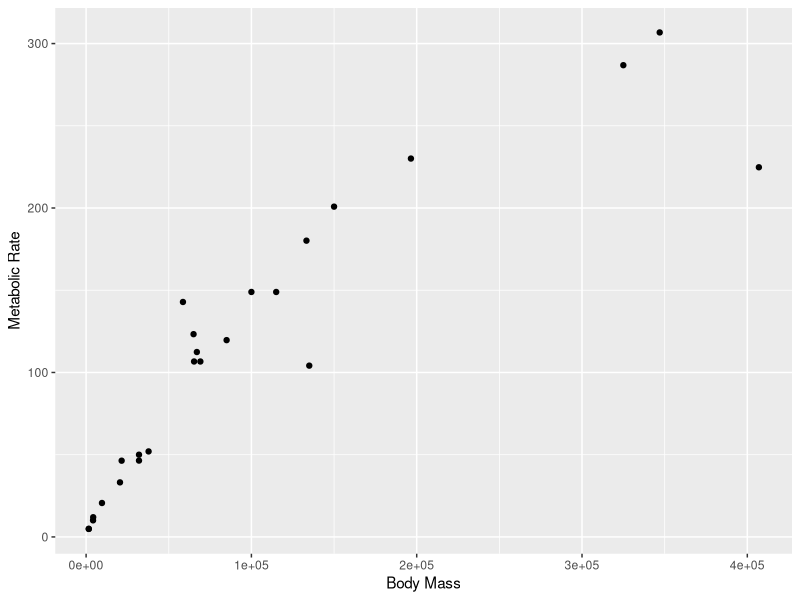
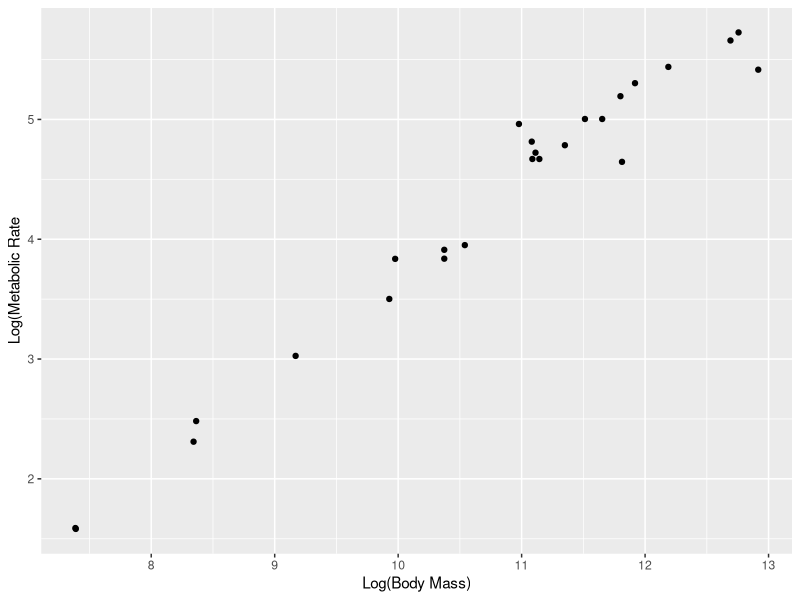
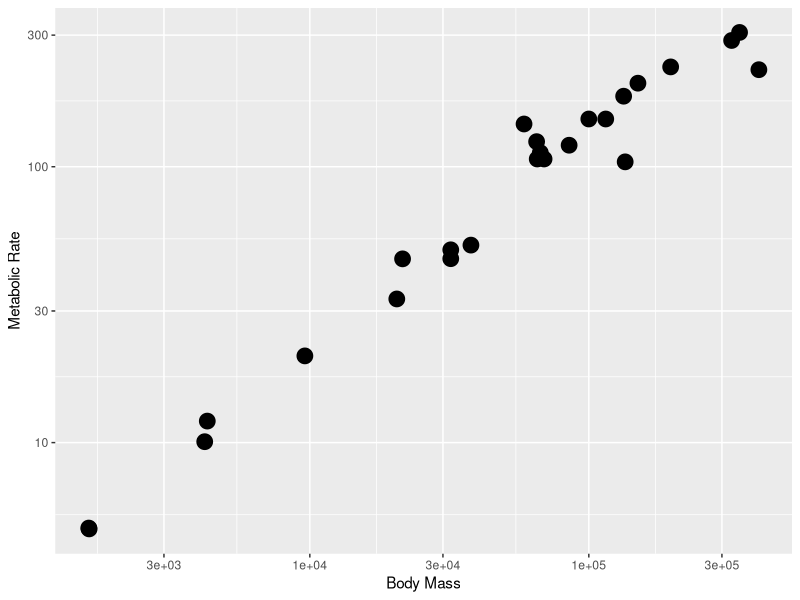

Recreate these plots in R, in order.
# Load library
library(tidyverse)

#set up data frame for plotting
size_mr_data <- data.frame(
  body_mass = c(32000, 37800, 347000, 4200, 196500, 100000, 4290, 
    32000, 65000, 69125, 9600, 133300, 150000, 407000, 115000, 
    67000,325000, 21500, 58588, 65320, 85000, 135000, 20500, 1613,
    1618),
  metabolic_rate = c(49.984, 51.981, 306.770, 10.075, 230.073, 
    148.949, 11.966, 46.414, 123.287, 106.663, 20.619, 180.150, 
    200.830, 224.779, 148.940, 112.430, 286.847, 46.347, 142.863, 
    106.670, 119.660, 104.150, 33.165, 4.900, 4.865))
    
#code goes here
ggplot(data = size_mr_data , aes(x=body_mass, y=metabolic_rate)) + 
  geom_point() + labs( x = "Body Mass", y = "Metabolic Rate")

ggplot(data = size_mr_data, aes( x=log(body_mass), y=log(metabolic_rate))) + 
  geom_point() + labs( x = "Log(Body Mass)", y = "Log(Metabolic Rate")

ggplot(data = size_mr_data, aes (x = body_mass, y = metabolic_rate)) + labs( x = "Body Mass", y = "Metabolic Rate") +
  scale_x_log10() + scale_y_log10() + 
  geom_point(size = 5)


  

